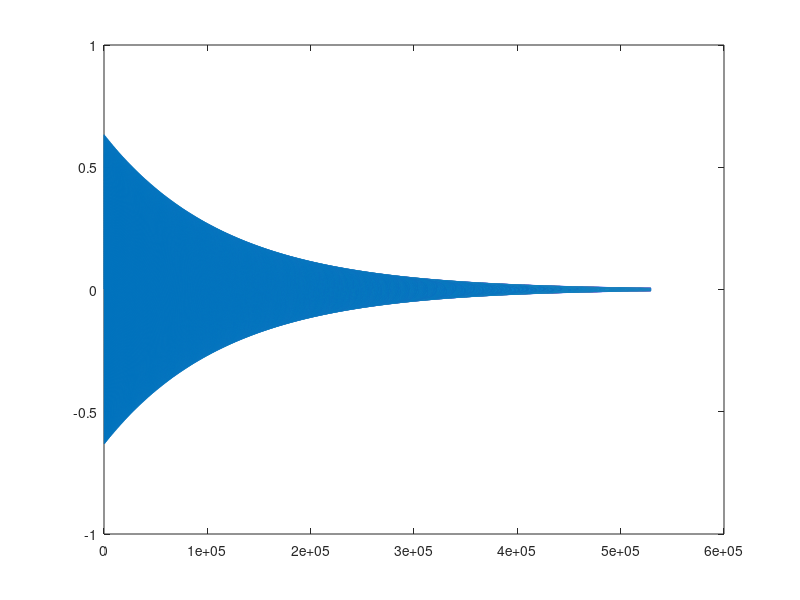

This chart was generated by the following MATLAB code:
% This implements a simple mass-spring-damper model by using state-space
% modelling, discretized with the trapezoid rule.
%
% References:
%   Bilbao, Numerical Sound Synthsis, Chapter 2
%   Intro to Control - 6.1 State-Space Model Basics, https://www.youtube.com/watch?v=g9G8b7FxEHc
%
% - Pelle Juul, PMSS, SMC8 2018

% Basic parameters
fs = 4*44100;       % The sample rate, higher samplerate yields higher precision
T = 1 / fs;         % The sample period
N = fs * 3;         % The length of our output matrix
y = zeros(1, N);    % The output matrix

% Model parameters
k = 10000;      % The spring constant
m = 0.002;      % The mass of our mass
b = 0.006;      % The dampening coefficient

% State-space model states
x = [0.0; 0.0]; % The position and velocity states
u = [500000];   % The input force
u1 = [0.0];     % The previous input force

% State-space model matrices
A = [0 1; (-k/m) (-b/m)];               % Position/velocity contributions to derivatives
B = [0; 1/m];                           % Input forces contributions to derivatives
C = [1 0 ];                             % Output mapping
H = inv((2 / T) * eye(size(A)) - A);    % Matrix constant found using the trapezoid rule

% Main update loop
for i = 1:N
    % Apply the update rule
    x = H * ((2 / T) * eye(size(A)) + A) * x + H * B * (u + u1);
    % Do the output mapping
    y(i) = C * x;    
    % Store the current input force
    u1 = u;
    
    % Remove input force after first iteration
    if i == 1
        u = [0.0];
    end
end

plot(y);
soundsc(y, fs);